Frame 1 (no input): blank canvas, image omitted
Frame 60 (the mouse pressed at the canvas centre just before this capture): blank canvas, image omitted
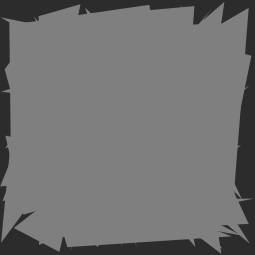
Frame 120 (the mouse held since frame 60 and released just before this capture)

The Processing sketch whose frames 1 and 60 were blank and that drew this single picture after the mouse press (run headless with seeded random() and noise(); from frame 60 on, the mouse is pressed at the canvas centre):

// Processing sketch: processing_1899
// ── processing_1899.pde

int x, y;

void setup() {
  size(255, 255);
  noStroke();
  frameRate(60);
}

void draw() {
  background(random(0, 64));
  for(int i = 0; i < y / 2; i++) {
    fill(x);
    triangle(
    random(width), random(height), 
    random(width), random(height), 
    random(width), random(height));
  }
}

void mouseDragged() {
  x = mouseX;
  y = mouseY;
}

void mousePressed() {
  x = mouseX;
  y = mouseY;
}
